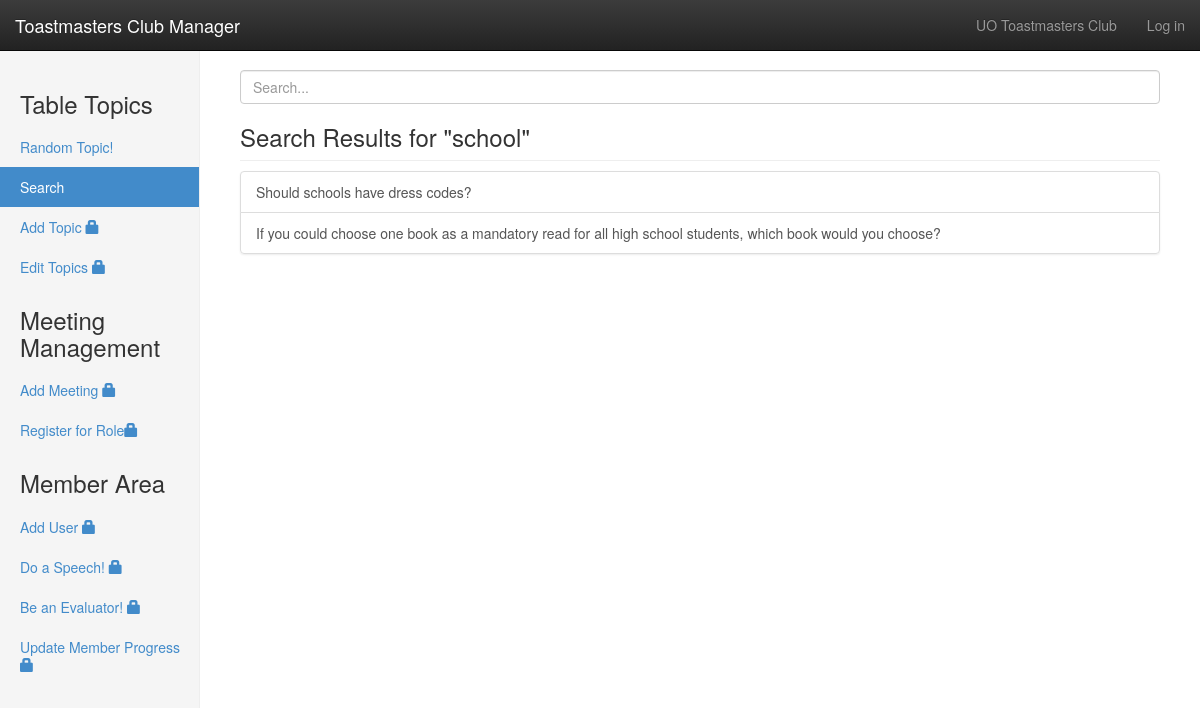
/?page=Search&q=school, run on the app's committed database.
### tables this page shows
CREATE TABLE `tt_title` (
  `Index` int(11) NOT NULL AUTO_INCREMENT,
  `Topic` text NOT NULL,
  `Added by` int(11) NOT NULL,
  PRIMARY KEY (`Index`),
  CONSTRAINT `ttmm` FOREIGN KEY (`Index`) REFERENCES `tt_members` (`Index`) ON DELETE NO ACTION ON UPDATE NO ACTION
);

### index.php (the view, shortened to what this page needs)
<head>
    <link href="./bootstrap-3.1.1-dist/css/bootstrap.css" rel="stylesheet">
    <link href="./bootstrap-3.1.1-dist/css/dashboard.css" rel="stylesheet">
    <link href="./bootstrap-3.1.1-dist/css/bootstrap-theme.css" rel="stylesheet">
</head>
<body>
<div class="navbar navbar-inverse navbar-fixed-top" role="navigation">
      <div class="container-fluid">
        <div class="navbar-header">
          <a class="navbar-brand" href="#">Toastmasters Club Manager</a>
        </div>
        <div class="navbar-collapse collapse">
          <ul class="nav navbar-nav navbar-right">
            <li><a href="#">UO Toastmasters Club</a></li>
            <li>
			<?php
				if(isset($_SESSION['Name'])){
					echo '<a href=".?page=LogOut">'.$_SESSION['Name'].' (Log out)</a>';
				}
				else{
					echo '<a href=".?page=Login&Next=Random">Log in</a>';
				}
			?>
			</li>
          </ul>
        </div>
      </div>
    </div>
	<?php
			if (isset($_GET["page"]))
			{
				$page=$_GET["page"];
			}
	?>
	<div class="container-fluid">
      <div class="row">
        <div class="col-sm-3 col-md-2 sidebar">
		  <div id="TMM">
		  <h3 id="tt">Table Topics</h3>
		  <div>
		  <ul class="nav nav-sidebar">
		    <?php
				if($page=='Random'){
					echo "<li class='active'>";
				}
				else{
					echo "<li>";
				}
			?>
            <a href="?page=Random">Random Topic!</a></li>
			<?php
				if($page=='Search'){
					echo "<li class='active'>";
				}
				else{
					echo "<li>";
				}
			?>
			<a href="?page=Search">Search</a></li>
            <?php
				if($page=='Add'){
					echo "<li class='active'>";
				}
				else{
					echo "<li>";
				}
			?>
			<a href="?page=Add">Add Topic
			<?php
				if(!isset($_SESSION['Name'])){
					echo '<span class="glyphicon glyphicon-lock"></span>';
				}
			?>
			</a></li>
            <?php
				if($page=='Edit'){
					echo "<li class='active'>";
				}
				else{
					echo "<li>";
				}
			?>
			<a href="?page=Edit&id=1">Edit Topics
			<?php
				if(!isset($_SESSION['Name'])){
					echo '<span class="glyphicon glyphicon-lock"></span>';
				}
			?>
			</a></li>
          </ul>
		  </div>
		  <h3 id="meeting">Meeting Management</h3>
		  <div>
			<ul class="nav nav-sidebar">
			<?php
				if($page=='AddMeeting'){
					echo "<li class='active'>";
				}
				else{
					echo "<li>";
				}
			?>
			<a href="?page=AddMeeting">Add Meeting
			<?php
				if(!isset($_SESSION['Name'])){
					echo '<span class="glyphicon glyphicon-lock"></span>';
				}
				else if(isset($_SESSION['Level'])){
					if($_SESSION['Level']<1){
						echo '<span class="glyphicon glyphicon-lock"></span>';
					}
				}
			?>
			</a></li>
			<?php
				if($page=='EditMeeting'){
					echo "<li class='active'>";
				}
				else{
					echo "<li>";
				}
			?>
			<a href="?page=EditMeeting">
			<?php
					echo 'Register for Role';
				if(!isset($_SESSION['Name'])){
					echo '<span class="glyphicon glyphicon-lock"></span>';
				}
			?>
			</a></li>
		  </ul>
		  </div>
		  <h3 id="meeting">Member Area</h3>
		  <div>
		  <ul class="nav nav-sidebar">
			<?php
				if($page=='AddUser'){
					echo "<li class='active'>";
				}
				else{
					echo "<li>";
				}
			?>
			<a href="?page=AddUser">Add User
			<?php
				if(!isset($_SESSION['Name'])){
					echo '<span class="glyphicon glyphicon-lock"></span>';
				}
				else if(isset($_SESSION['Level'])){
					if($_SESSION['Level']<1){
						echo '<span class="glyphicon glyphicon-lock"></span>';
					}
				}
			?>
			</a></li>
			<?php
				if($page=='Speech'){
					echo "<li class='active'>";
				}
				else{
					echo "<li>";
				}
			?>
			<a href="?page=Speech">Do a Speech!
			<?php
				if(!isset($_SESSION['Name'])){
					echo '<span class="glyphicon glyphicon-lock"></span>';
				}
			?>
			</a></li>
			<?php
				if($page=='Evaluator'){
					echo "<li class='active'>";
				}
				else{
					echo "<li>";
				}
			?>
			<a href="?page=Evaluator">Be an Evaluator!
			<?php
				if(!isset($_SESSION['Name'])){
					echo '<span class="glyphicon glyphicon-lock"></span>';
				}
			?>
			</a></li>
			<?php
				if(($page=='Progress')||($page=='ProgressLoaded')){
					echo "<li class='active'>";
				}
				else{
					echo "<li>";
				}
			?>
			<a href="?page=Progress">Update Member Progress
			<?php
				if(!isset($_SESSION['Name'])){
					echo '<span class="glyphicon glyphicon-lock"></span>';
				}
				else if(isset($_SESSION['Level'])){
					if($_SESSION['Level']<1){
						echo '<span class="glyphicon glyphicon-lock"></span>';
					}
				}
			?>
			</a></li>
		  </ul>
		  </div>
		  </div>
        </div>
        <div class="col-sm-9 col-sm-offset-3 col-md-10 col-md-offset-2 main">
        <?php
			include('connectionData.php');
			$con=mysqli_connect($server, $user, $pass, $dbname, $port);
			if($page=='Login'){
				if(isset($_GET["Wrong"])){
					echo '<div class="alert alert-danger alert-dismissable">';
					echo '<button type="button" class="close" data-dismiss="alert" aria-hidden="true">&times;</button>';
					echo '<strong>Warning!</strong> Wrong email address or password!';
					echo '</div>';
				}
				echo '<div class="container"><form class="form-signin" role="form" action="." method="post">';
				echo '<h2 class="form-signin-heading">Please sign in</h2>';
				echo '<input type="hidden" class="form-control" value="CheckLogin" name="page">';
				if(!isset($_GET["Wrong"])){
					echo '<input type="hidden" class="form-control" value="'.$_SERVER['QUERY_STRING'].'" name="Redirect">';
				}
				echo '<input type="email" class="form-control" placeholder="Email address" name="email" ';
				if(isset($_GET["Wrong"])){
					echo 'value='.$_GET["email"];
				}
				else{
					echo 'value="cwilson@cs.uoregon.edu" ';
				}
				echo 'required autofocus>';
				echo '<input type="password" class="form-control" placeholder="Password" name="password" ';
				echo ' value="Chirs" ';
				echo ' required>';
				echo '<label class="checkbox">';
				echo '<input type="checkbox" value="remember-me"> Remember me';
				echo '</label>';
				echo '<button class="btn btn-lg btn-primary btn-block" type="submit">Sign in</button>';
				echo '</form></div>';
			}
			else if($page=='Search'){
				$sql="SELECT DISTINCT`tt_title`.`Topic`,`tt_title`.`Index` FROM tt_title JOIN(SELECT `tt_title_to_key`.`Title` FROM tt_title_to_key,tt_key WHERE `tt_title_to_key`.`Key` =`tt_key`.`Index`";
				echo '<form  action="." method="get">';
				echo '<input id="searchBox" type="text" class="form-control" placeholder="Search..." name="q" >';
				echo '</form>';
				if (isset($_GET["q"]))
				{
					$q=$_GET["q"];
					echo '<h3 class="sub-header">Search Results for "'.$q.'"</h3>';
					$sql=$sql."AND `tt_key`.`Key` = '".$q."'";
				}
				else{
					echo '<h3 class="sub-header">Listing All Topics</h3>';
				}
				$sql=$sql.") AS Sel ON `Sel`.`Title` =`tt_title`.`Index`";
				$result =mysqli_query($con,$sql);
				echo '<div class="list-group">';
				while($row = mysqli_fetch_array($result))
				{
					echo '<a href="?page=Show&id='.$row['Index'].'" class="list-group-item" style:width="100%">'.$row['Topic'].'</a>';
				}
				echo '</div>';
			}
		  ?>
        </div>
      </div>
    </div>
	<link rel="stylesheet" href="http://code.jquery.com/ui/1.10.2/themes/smoothness/jquery-ui.css" />
</body>

### data on the page
tt_title: Topic "Should schools have dress codes?"
tt_title: Topic "If you could choose one book as a mandatory read for all high school students, which book would you choose?"

### other printed values
$q "school"
